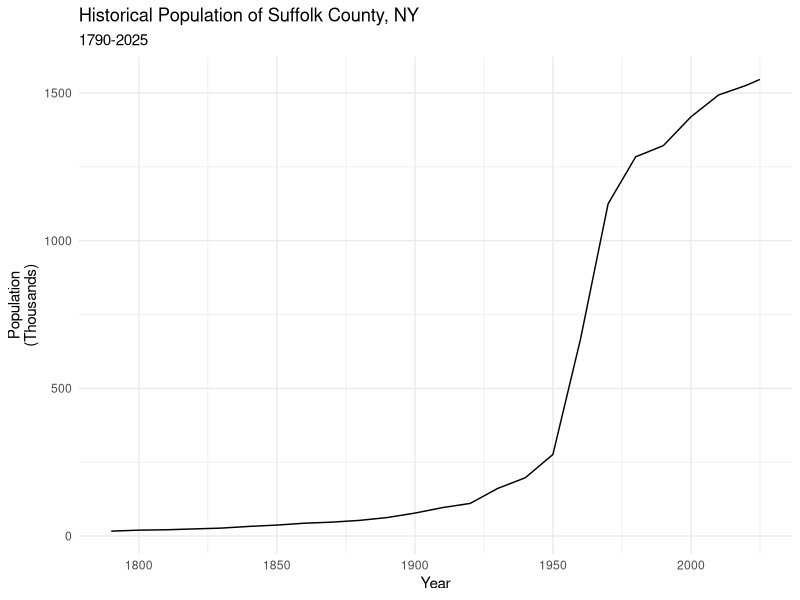

The R script that drew this image:
## ---- chunk 1
library(ggplot2)
library(tidyverse)

## ---- chunk 2
#| fig-cap: "Source: US Census, via <a href='https://en.wikipedia.org/wiki/Suffolk_County,_New_York' style='color:blue;'>Wikipedia</a>. 2025 population is estimated."

library("tidyverse")

read.csv2("../data/suffolk_pop.csv", sep = "\t") %>%
  mutate(Population = Population / 1000) %>%
  ggplot(aes(x = Census.Year)) +
  geom_line(aes(y = Population)) +
  labs(title = "Historical Population of Suffolk County, NY",
       subtitle = "1790-2025",
       y = "Population\n(Thousands)",
       x = "Year") +
  theme_minimal()
